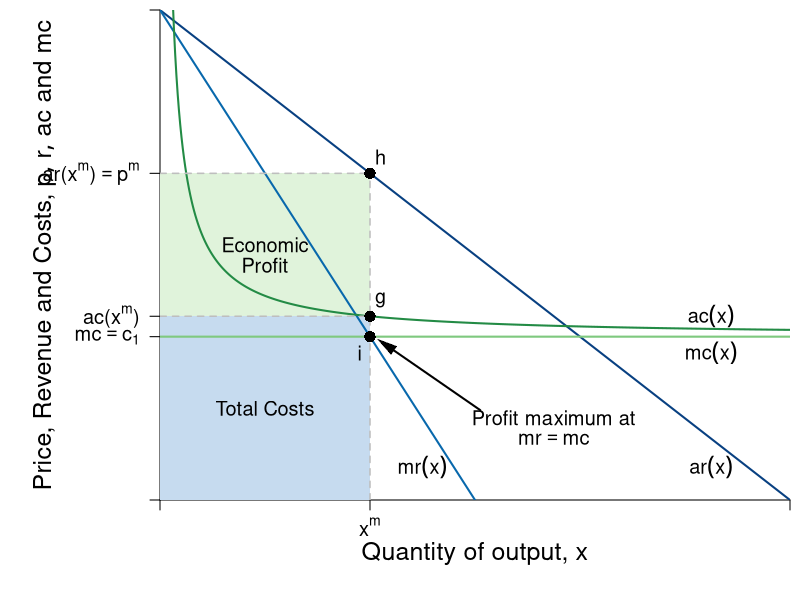

The R script that drew this image:
#Graph Designer: Simon Halliday + Scott Cohn
#Authors: Bowles and Halliday
#Title: Coordination, Conflict and Competition: A Text in Microeconomics

require(shape)
pdf(file = "firmmarketsupply/profit_costs.pdf", width = 9, height = 7)

#Set parameters for graphics
axislabelsize <- 1.5
labelsize <- 1.2
graphlinewidth <- 2
segmentlinewidth <- 1.5

COL <- c("#7fc97f", "#beaed4", "#fdc086", "#ffff99", "#386cb0", "#f0027f", "#bf5b17", "#666666")
COLA <- c("#e0f3db", "#99d8c9","#66c2a4","#41ae76", "#238b45", "#005824")
COLB <- c("#c6dbef", "#4eb3d3", "#2b8cbe", "#0868ac","#084081")

#Edited the margins to cater for the larger LHS labels
par(mar =  c(5, 8, 0.5, 0.5))

AvgRevenue <- function(x, rmax = 12, xmax = 12){
  rmax - (rmax/xmax)*x
}
  
MRevenue <- function(x, rmax = 12, xmax = 12){
  rmax - 2*(rmax/xmax)*x
}

AvgCost <- function(x, c0 = 2, c1 = 4){
  c0/x + c1
}

xlims <- c(0, 12)
ylims <- c(0, 12)

npts <- 501 
x <- seq(xlims[1], xlims[2], length.out = npts)
y <- seq(ylims[1], ylims[2], length.out = npts) 
a <- c(13, 16.75, 19.25)

plot(0, 0, xlim = xlims, ylim = ylims, type = "n",
     xlab = expression(paste("")),
     ylab = expression(paste("")), 
     xaxt = "n", 
     yaxt = "n", 
     cex.lab = axislabelsize, 
     bty = "n",
     xaxs="i", 
     yaxs="i")


ticksy <- c(0, 4, AvgCost(x = 4), AvgRevenue(x = 4), ylims[2])
ylabels <- c(NA, expression(paste(mc == c[1])), expression(paste(ac, "(", x^m,")")), expression(paste(ar, "(", x^m,")", phantom()== p^m)), NA)
ticksx <- c(0, 4, xlims[2])
xlabels <- c(NA, expression(paste(x^m)), NA)

axis(1, at = ticksx, pos = 0, labels = xlabels, cex.axis = labelsize)
axis(2, at = ticksy, pos = 0, labels = ylabels, las = 1, cex.axis = labelsize)

npts <- 500 
xx1 <- seq(xlims[1], xlims[2], length.out = npts)
xx3 <- seq(2, 6, length.out = npts)

#Draw the polygon for profit
xpoly1 <- c(0, 4, 4, 0, 0)
ypoly1 <- c(AvgCost(x = 4), AvgCost(x = 4), AvgRevenue(x = 4), AvgRevenue(x = 4), AvgCost(x = 4))
polygon(x = xpoly1, y = ypoly1, col=COLA[1], density=NULL, border = NA)

#Draw the polygon for costs
xpoly2 <- c(0, 4, 4, 0, 0)
ypoly2 <- c(0, 0, AvgCost(x = 4), AvgCost(x = 4), AvgCost(x = 4))
polygon(x = xpoly2, y = ypoly2, col=COLB[1], density=NULL, border = NA)

lines(xx1, AvgRevenue(xx1, rmax = 12, xmax = 12), col = COLB[5], lwd = graphlinewidth)
lines(xx1, MRevenue(xx1, rmax = 12, xmax = 12), col = COLB[4], lwd = graphlinewidth)
lines(xx1, AvgCost(xx1, c0 = 2, c1 = 4), col = COLA[5], lwd = graphlinewidth)

#Label the axes
mtext(expression(paste("Quantity of output, ", x)), side=1, line = 2.5, cex = axislabelsize)
text(-2.2, 0.5*ylims[2], expression(paste("Price, Revenue and Costs, ", list(p, r, ac), " and ", mc)), xpd = TRUE, cex = axislabelsize, srt = 90) 

#Label curves
text(10.5, 4.5, expression(paste(ac(x))), cex = labelsize)
text(10.5, 3.6, expression(paste(mc(x))), cex = labelsize)
text(10.5, 0.8, expression(paste(ar(x))), cex = labelsize)
text(5, 0.8, expression(paste(mr(x))), cex = labelsize)

#Labels cost and profit areas
text(2, 0.5*AvgCost(x = 4), expression("Total Costs"), cex = labelsize)
text(2, 6.25, expression("Economic"), cex = labelsize)
text(2, 5.75, expression("Profit"), cex = labelsize)

#Draw segments for total costs
segments(0, AvgRevenue(x = 4), 4, AvgRevenue(x = 4), lty = 2, col = "gray" , lwd = segmentlinewidth)
segments(4, 0, 4, AvgRevenue(x = 4), lty = 2, col = "gray" , lwd = segmentlinewidth)

segments(0, AvgCost(x = 4), 4, AvgCost(x = 4), lty = 2, col = "gray" , lwd = segmentlinewidth)
segments(0, 4, xlims[2], 4, lty = 1, col = COL[1] , lwd = graphlinewidth)

#Label Points for comparison
points(4, MRevenue(x = 4), pch = 16, col = "black", cex = 1.5)
text(3.8, MRevenue(x = 4) - 0.4, expression(i), cex = labelsize)

points(4, AvgCost(x = 4), pch = 16, col = "black", cex = 1.5)
text(4.2, AvgCost(x = 4) + 0.4, expression(g), cex = labelsize)

points(4, AvgRevenue(x = 4), pch = 16, col = "black", cex = 1.5)
text(4.2, AvgRevenue(x = 4) + 0.4, expression(h), cex = labelsize)


#Arrow to mr = mc
text(7.5, 2, expression(paste("Profit maximum at")), cex = labelsize)
text(7.5, 1.5, expression(paste(mr == mc)), cex = labelsize)
Arrows(6.1, 2.2, 4.3, 3.8, col = "black", lty = 1, lwd = 2, arr.type = "triangle", arr.lwd = 0.5)



dev.off()
